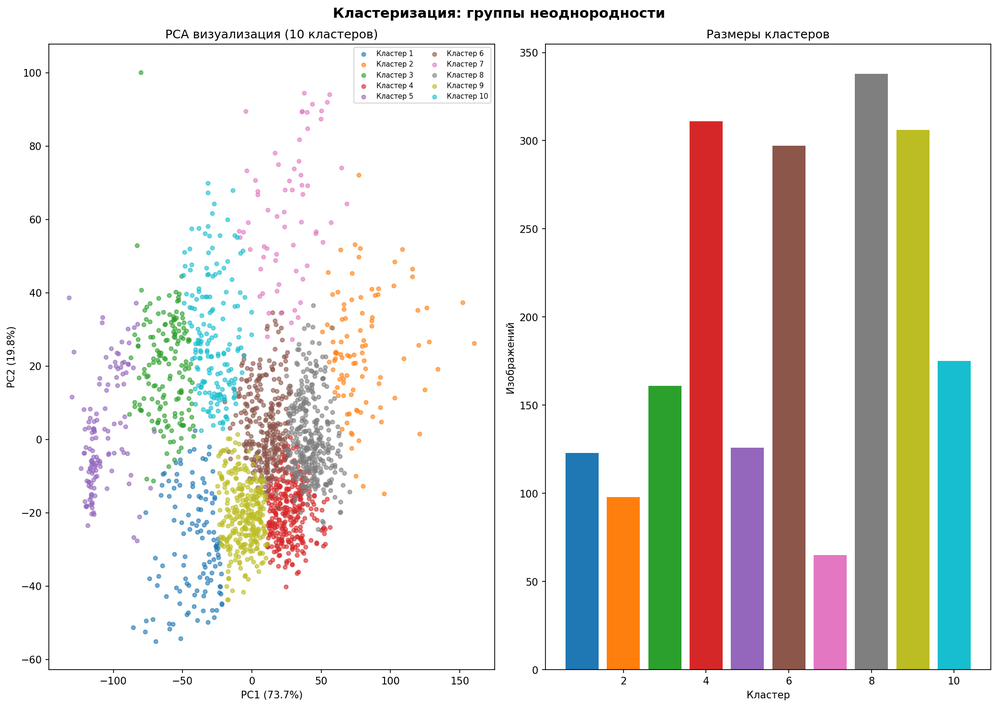
#> input picture analysis/original/reports/06_cluster_analysis.png, 998 x 707 px, shrunk from 2084 x 1475 before the run
$ python -i 06_cluster_analysis.py   (imports and definitions only)
#> lines starting #> are read from the running program, lines starting #| are printed output that depends on the picture
### analysis/original/utils/io_utils.py
"""Ввод-вывод, конфиг, логирование."""
import yaml
from pathlib import Path
from typing import Dict, Any, Union
import logging

logger = logging.getLogger(__name__)


def load_config(config_path: Union[str, Path] = None) -> Dict[str, Any]:
    """Загрузка YAML конфига."""
    if config_path is None:
        config_path = Path(__file__).parent.parent / "config.yaml"
    with open(config_path, 'r', encoding='utf-8') as f:
        return yaml.safe_load(f)


# [12 lines left out: functions ensure_dir, print_section, not called in this run]

### analysis/original/scripts/06_cluster_analysis.py
#!/usr/bin/env python3
"""Кластеризация изображений для выявления групп неоднородности."""
import sys
from pathlib import Path
sys.path.insert(0, str(Path(__file__).parent.parent))

import numpy as np
import cv2
import matplotlib.pyplot as plt
from sklearn.cluster import KMeans
from sklearn.decomposition import PCA
from utils import load_config, ensure_dir, print_section, load_images_batch
from utils.report_utils import save_figure
import logging

# [1 line not run here, left out]
logger = logging.getLogger(__name__)
cfg = load_config()


def extract_global_features(img: np.ndarray) -> np.ndarray:
    """Извлечение глобальных признаков для кластеризации."""
    gray = cv2.cvtColor(img, cv2.COLOR_RGB2GRAY)
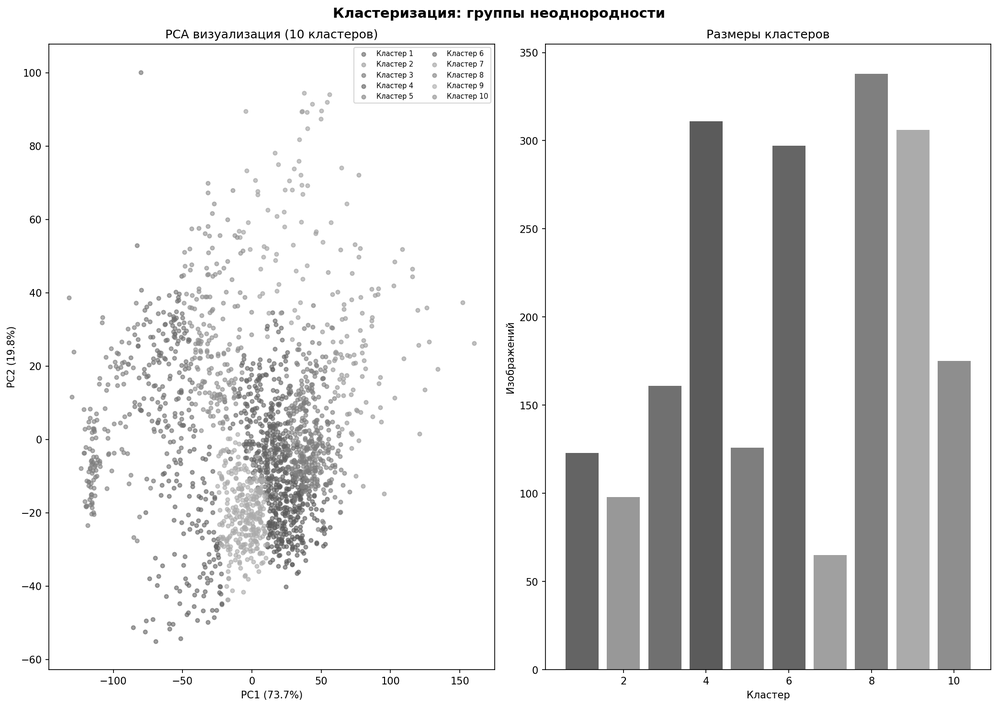
#> gray: shape (707, 998); min 0, max 255, mean 226.8

    # Гистограмма
    hist = cv2.calcHist([gray], [0], None, [32], [0, 256]).flatten()
#> hist = 32 values, max 535018 at index 31, min 127 at index 1, mean 22049.6
    hist = hist / hist.sum()
#> hist = 32 values, max 0.758 at index 31, min 0.00018 at index 1, mean 0.0312

    # Моменты
    mean = gray.mean()
#> mean = 226.8
    std = gray.std()
#> std = 54.02

    # FFT низкие частоты
    fft = np.abs(np.fft.fftshift(np.fft.fft2(gray)))
    h, w = gray.shape
#> h = 707; w = 998
    low_freq_energy = fft[h//2-10:h//2+10, w//2-10:w//2+10].mean()
#> low_freq_energy = 1114728.6
    total_energy = fft.mean()
#> total_energy = 12287.9

    # Цветовые моменты (LAB)
    lab = cv2.cvtColor(img, cv2.COLOR_RGB2LAB)
#> lab: shape (707, 998, 3); mean of channels 0, 1, 2 230.5, 129.6, 131.8
    lab_means = lab.mean(axis=(0, 1))
#> lab_means = [230.5, 129.6, 131.8]
    lab_stds = lab.std(axis=(0, 1))
#> lab_stds = [47.69, 15.64, 17.65]

    return np.concatenate([
        hist[:16],  # 16 bins
        [mean, std],
        [low_freq_energy / total_energy],
        lab_means,
        lab_stds
    ])


# [61 lines left out: function main, not called in this run]


# [2 lines not run here, left out]

>>> import cv2
>>> picture = cv2.cvtColor(cv2.imread('../reports/06_cluster_analysis.png'), cv2.COLOR_BGR2RGB)
>>> result = extract_global_features(picture)
#> result = 25 values, max 230.5 at index 19, min 0.00018 at index 1, mean 37.79

$ run again, on analysis/original/reports/02_texture_diversity.png
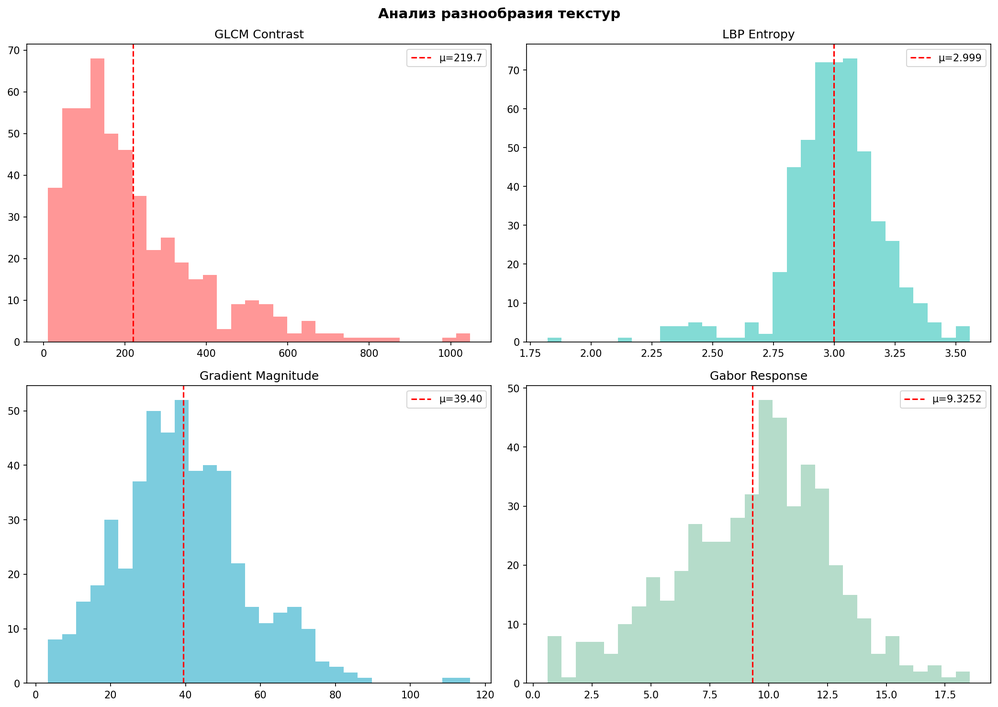
#> input picture analysis/original/reports/02_texture_diversity.png, 998 x 707 px, shrunk from 2085 x 1476 before the run
#> in extract_global_features, `gray = cv2.cvtColor(img, cv2.COLOR_RGB2GRAY)`:
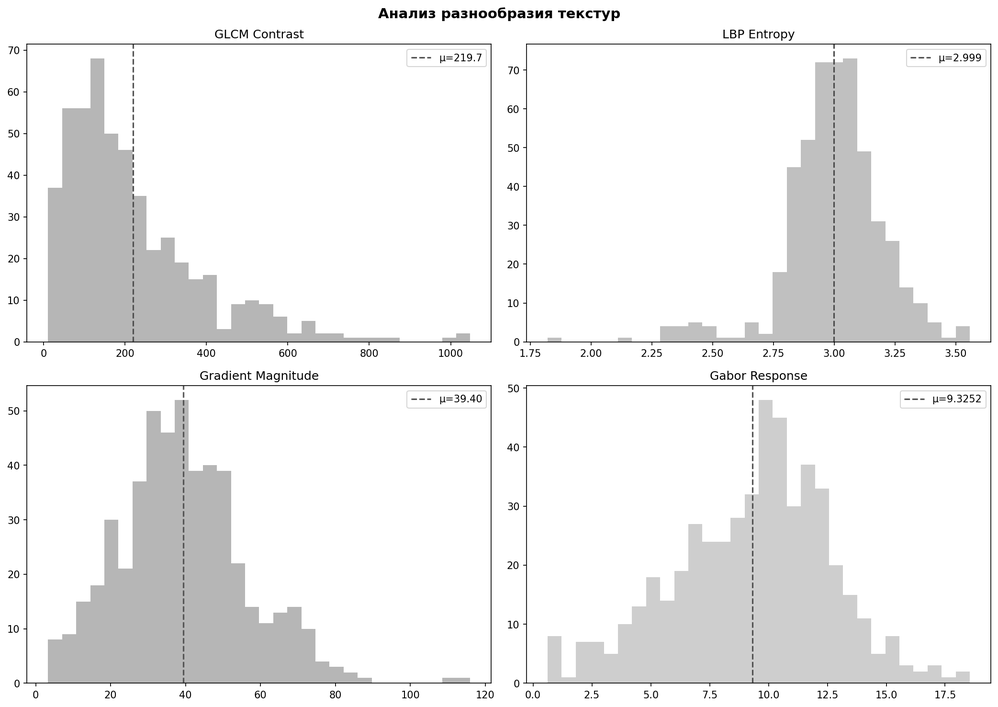
#> gray: shape (707, 998); min 0, max 255, mean 238.7
#> in extract_global_features, `hist = cv2.calcHist([gray], [0], None, [32], [0, 256]).flatten()`: hist = 32 values, max 544244 at index 31, min 89 at index 1, mean 22049.6
#> in extract_global_features, `hist = hist / hist.sum()`: hist = 32 values, max 0.771 at index 31, min 0.000126 at index 1, mean 0.0312
#> mean = 238.7
#> std = 33.83
#> low_freq_energy = 940628.7
#> total_energy = 10361.5
#> lab: shape (707, 998, 3); mean of channels 0, 1, 2 241.3, 126.7, 128
#> lab_means = [241.3, 126.7, 128]
#> lab_stds = [29.9, 11.67, 5.92]
#> result = 25 values, max 241.3 at index 19, min 0.000126 at index 1, mean 36.27

$ run again, on analysis/original/reports/03_color_diversity.png
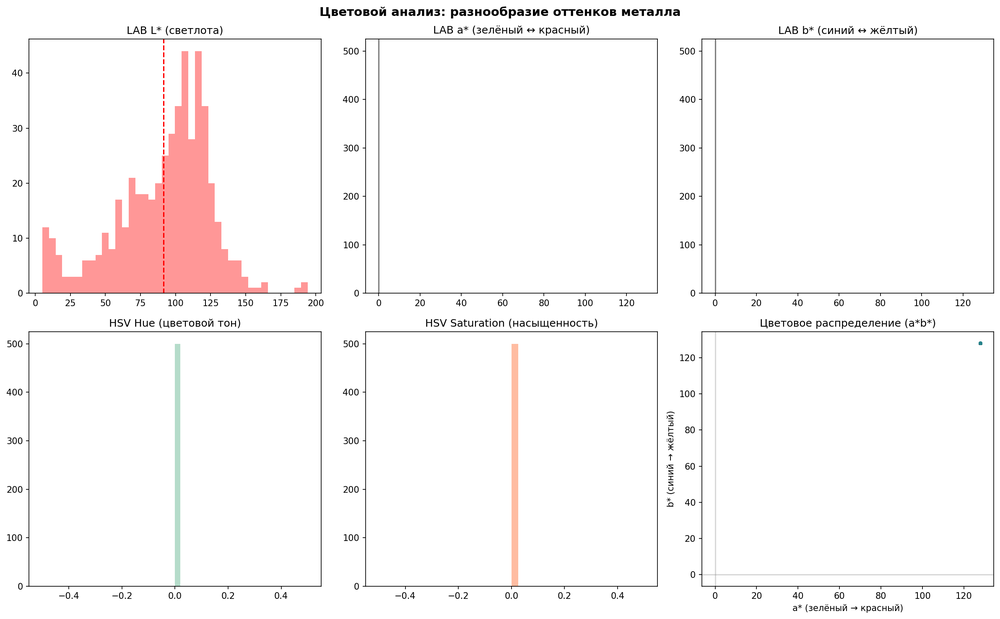
#> input picture analysis/original/reports/03_color_diversity.png, 1000 x 619 px, shrunk from 2385 x 1476 before the run
#> in extract_global_features, `gray = cv2.cvtColor(img, cv2.COLOR_RGB2GRAY)`:
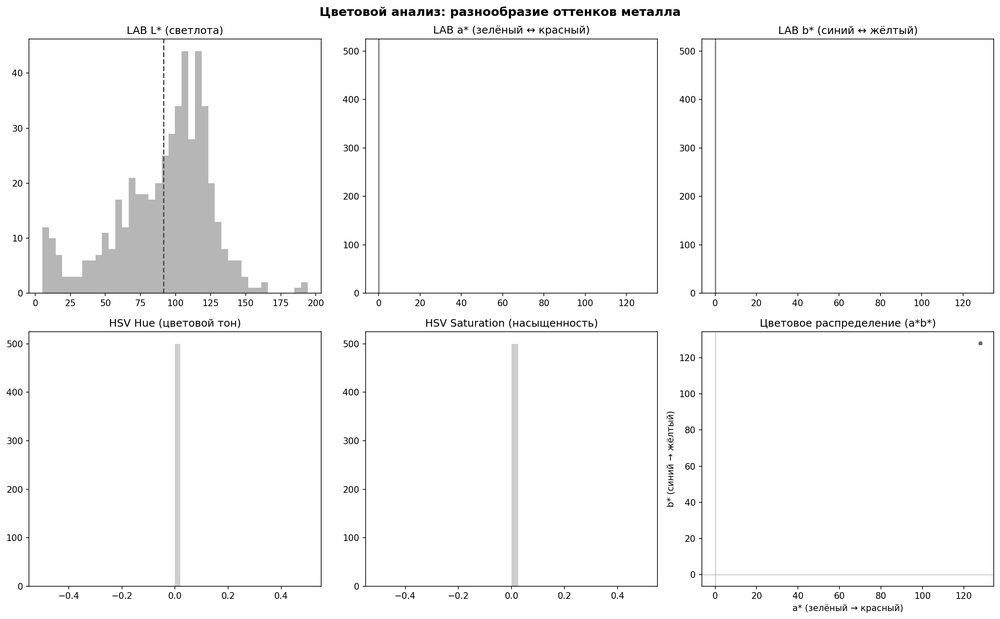
#> gray: shape (619, 1000); min 0, max 255, mean 247.7
#> in extract_global_features, `hist = cv2.calcHist([gray], [0], None, [32], [0, 256]).flatten()`: hist = 32 values, max 568706 at index 31, min 114 at index 1, mean 19343.8
#> in extract_global_features, `hist = hist / hist.sum()`: hist = 32 values, max 0.919 at index 31, min 0.000184 at index 1, mean 0.0312
#> mean = 247.7
#> std = 28.35
#> low_freq_energy = 655235.8
#> total_energy = 10591.5
#> lab: shape (619, 1000, 3); mean of channels 0, 1, 2 248.2, 129.2, 128.6
#> lab_means = [248.2, 129.2, 128.6]
#> lab_stds = [26.91, 6.81, 3.27]
#> result = 25 values, max 248.2 at index 19, min 0.000184 at index 1, mean 35.23

$ run again, on analysis/original/reports/04_brightness_analysis.png
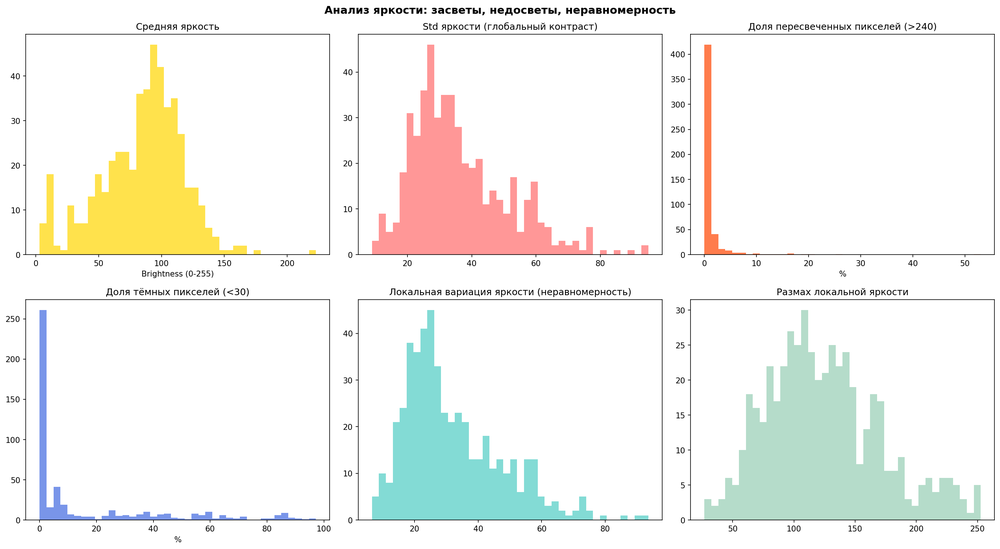
#> input picture analysis/original/reports/04_brightness_analysis.png, 1000 x 549 px, shrunk from 2685 x 1475 before the run
#> in extract_global_features, `gray = cv2.cvtColor(img, cv2.COLOR_RGB2GRAY)`:
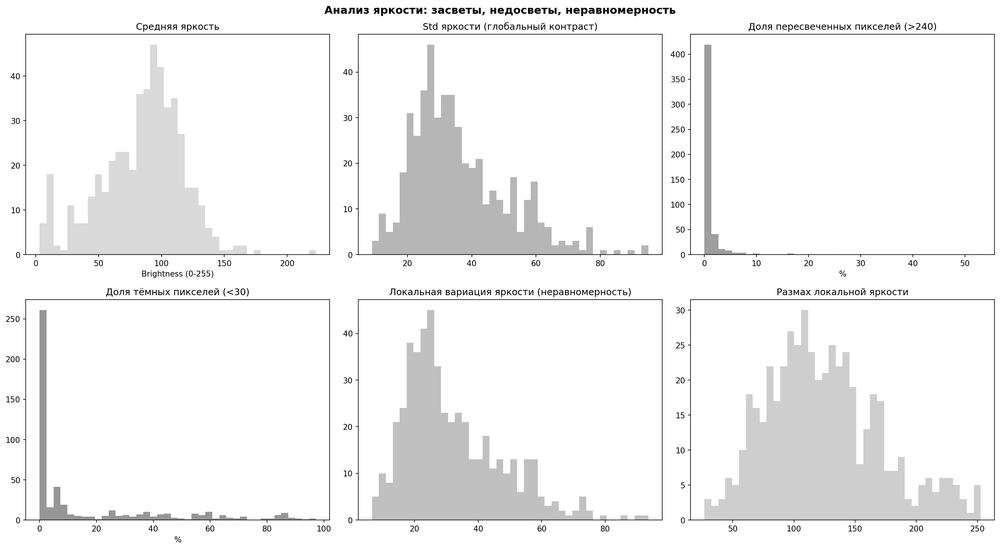
#> gray: shape (549, 1000); min 0, max 255, mean 242.8
#> in extract_global_features, `hist = cv2.calcHist([gray], [0], None, [32], [0, 256]).flatten()`: hist = 32 values, max 449121 at index 31, min 62 at index 3, mean 17156.2
#> in extract_global_features, `hist = hist / hist.sum()`: hist = 32 values, max 0.818 at index 31, min 0.000113 at index 3, mean 0.0312
#> mean = 242.8
#> std = 30.5
#> low_freq_energy = 635780.8
#> total_energy = 9599.2
#> lab: shape (549, 1000, 3); mean of channels 0, 1, 2 244.6, 127.6, 130.5
#> lab_means = [244.6, 127.6, 130.5]
#> lab_stds = [27.69, 9.22, 12.98]
#> result = 25 values, max 244.6 at index 19, min 0.000113 at index 3, mean 35.69
